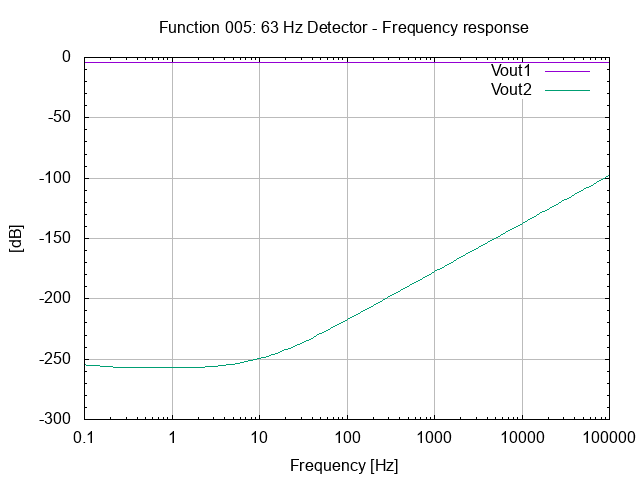

Write the gnuplot code that produced this figure.
# setup terminal
set term png

# setup graph
set output "26.005.00.00.01.png"
set title "Function 005: 63 Hz Detector - Frequency response"

# setup Y-axis
set grid ytics lt 1 lw 1 lc rgb "#bbbbbb"
set mytics
set ylabel "[dB]"

#setup X-axis
set logscale x 10
set grid xtics lt 1 lw 1 lc rgb "#bbbbbb"
set xlabel "Frequency [Hz]"

# setup plot style
set style data lines
plot '26.005.00.00.01.dat' using 1:2 title "Vout1", \
     '26.005.00.00.01.dat' using 1:3 title "Vout2"

# set output back to default
set output

# reset terminal type
set terminal pop
